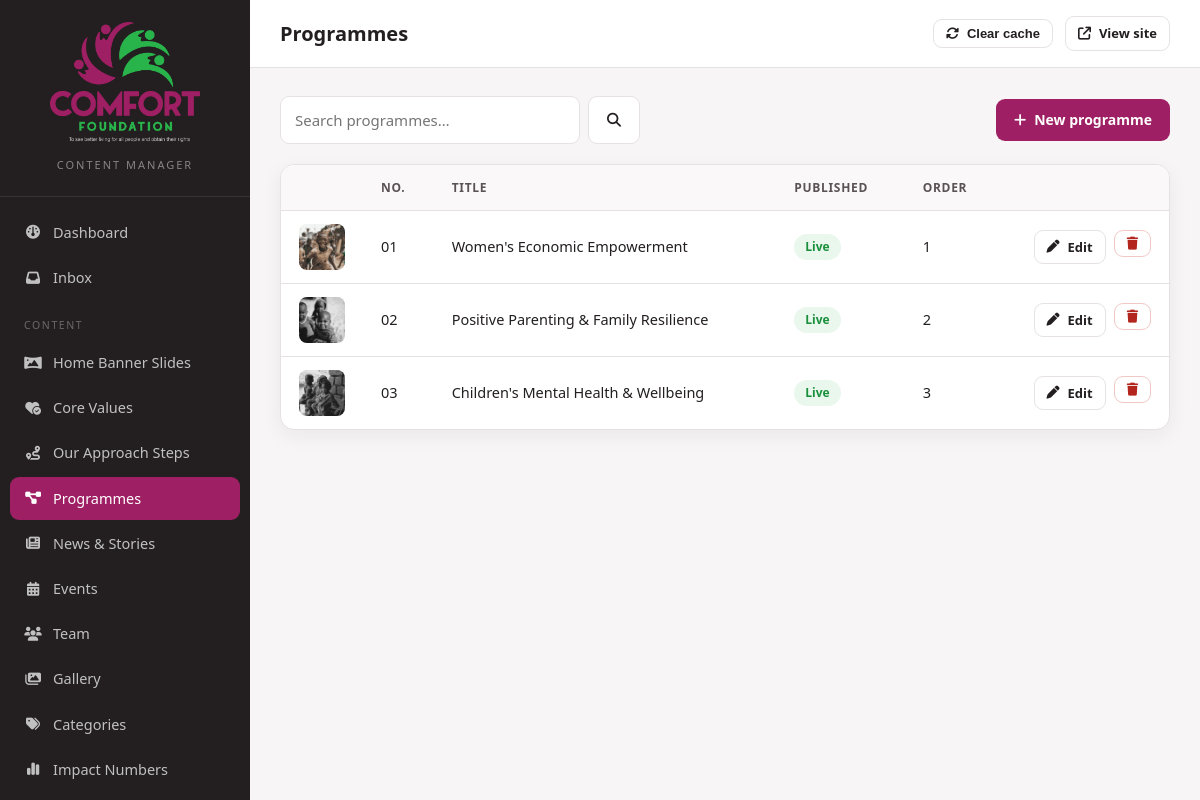
Screenshot of /admin/programs (signed in) with the database file from the repository.
### tables this page shows
CREATE TABLE IF NOT EXISTS `programs` (
  `id`         INT UNSIGNED NOT NULL AUTO_INCREMENT,
  `slug`       VARCHAR(160) NOT NULL,
  `number`     VARCHAR(8)   NOT NULL DEFAULT '',
  `title`      VARCHAR(190) NOT NULL,
  `icon`       VARCHAR(60)  NOT NULL DEFAULT 'icon-education',
  `summary`    TEXT         NULL,
  `body`       MEDIUMTEXT   NULL,
  `image`      VARCHAR(255) NULL,
  `goal_amount`   DECIMAL(12,2) NOT NULL DEFAULT 0,
  `raised_amount` DECIMAL(12,2) NOT NULL DEFAULT 0,
  `is_published`  TINYINT(1) NOT NULL DEFAULT 1,
  `sort_order` INT          NOT NULL DEFAULT 0,
  `created_at` DATETIME     NOT NULL DEFAULT CURRENT_TIMESTAMP,
  `updated_at` DATETIME     NOT NULL DEFAULT CURRENT_TIMESTAMP ON UPDATE CURRENT_TIMESTAMP,
  PRIMARY KEY (`id`),
  UNIQUE KEY `uq_programs_slug` (`slug`),
  KEY `ix_programs_pub` (`is_published`,`sort_order`)
);

### app/helpers.php (called while the page is built, shortened)
<?php
function e($value): string
{
    return htmlspecialchars((string) $value, ENT_QUOTES | ENT_SUBSTITUTE, 'UTF-8');
}
function excerpt(?string $text, int $limit = 140, string $tail = '…'): string
{
    $text = trim(preg_replace('/\s+/u', ' ', strip_tags((string) $text)));
    if ($text === '' || mb_strlen($text) <= $limit) {
        return $text;
    }
    $cut = mb_substr($text, 0, $limit);
    return rtrim($cut, " ,.;:-") . $tail;
}
function base_path(): string
{
    $configured = (string) ($GLOBALS['cf_config']['base_path'] ?? '');
    static $auto = null;
    if ($auto === null) {
        $dir = rtrim(str_replace('\\', '/', dirname((string) ($_SERVER['SCRIPT_NAME'] ?? ''))), '/');
        if (str_ends_with($dir, '/admin')) {
            $dir = substr($dir, 0, -6);
        }
        $auto = ($dir === '/' || $dir === '.') ? '' : $dir;
    }
    return $auto;
}
function url(string $path = ''): string
{
    $path = ltrim($path, '/');
    return base_path() . '/' . $path;
}
function media(?string $path, string $fallback = 'assets/images/blog/one.webp'): string
{
    $path = trim((string) $path);
    return base_path() . '/' . ltrim($path, '/');
}
function get(string $key, string $default = ''): string
{
    $v = $_GET[$key] ?? $default;
    return is_string($v) ? trim($v) : $default;
}

### app/database.php (called while the page is built, shortened)
<?php
function db(): PDO
{
    static $pdo = null;
    if ($pdo instanceof PDO) {
        return $pdo;
    }
    $cfg = $GLOBALS['cf_config']['db'];
    $dsn = trim((string) ($cfg['dsn'] ?? ''));
    if ($dsn === '') {
        $dsn = sprintf(
            'mysql:host=%s;dbname=%s;charset=%s',
            $cfg['host'],
            $cfg['name'],
            $cfg['charset'] ?? 'utf8mb4'
        );
    }
    try {
        $pdo = new PDO($dsn, $cfg['user'], $cfg['pass'], [
            PDO::ATTR_ERRMODE            => PDO::ERRMODE_EXCEPTION,
            PDO::ATTR_DEFAULT_FETCH_MODE => PDO::FETCH_ASSOC,
            PDO::ATTR_EMULATE_PREPARES   => false,
            PDO::ATTR_STRINGIFY_FETCHES  => false,
        ]);
    } catch (PDOException $e) {
        error_log('[Comfort Foundation] DB connection failed: ' . $e->getMessage());
        if (!empty($GLOBALS['cf_config']['debug'])) {
            http_response_code(500);
            exit('Database connection failed: ' . htmlspecialchars($e->getMessage(), ENT_QUOTES, 'UTF-8'));
        }
        http_response_code(503);
        exit('The site is temporarily unavailable. Please try again shortly.');
    }
    return $pdo;
}
function q(string $sql, array $params = []): PDOStatement
{
    $stmt = db()->prepare($sql);
    $stmt->execute($params);
    return $stmt;
}
function all(string $sql, array $params = []): array
{
    return q($sql, $params)->fetchAll();
}
function scalar(string $sql, array $params = [], $default = null)
{
    $v = q($sql, $params)->fetchColumn();
    return $v === false ? $default : $v;
}

### admin/views/list.php (the view, shortened to what this page needs)
<?php
$perPage = 25;
$page    = max(1, (int) get('page', '1'));
$search  = get('q');
$where = '';
$params = [];
$total = (int) scalar('SELECT COUNT(*) FROM `' . $def['table'] . '`' . $where, $params, 0);
$pages = max(1, (int) ceil($total / $perPage));
$page  = min($page, $pages);
$rows  = all(
    'SELECT * FROM `' . $def['table'] . '`' . $where . ' ORDER BY ' . $def['order']
    . ' LIMIT ' . $perPage . ' OFFSET ' . (($page - 1) * $perPage),
    $params
);
$imageField = null;
foreach ($def['fields'] as $n => $f) {
    if ($f['type'] === 'image') { $imageField = $n; break; }
}
?>
<div class="bar">
    <form method="get" action="<?= e(url('admin/' . $section)) ?>" style="display:flex;gap:8px;max-width:360px;flex:1">
        <input type="search" name="q" value="<?= e($search) ?>" placeholder="Search <?= e(strtolower($def['label'])) ?>…">
        <button class="btn btn--ghost" type="submit"><i class="fa-solid fa-magnifying-glass"></i></button>
    </form>
    <a class="btn" href="<?= e(url('admin/' . $section . '/create')) ?>"><i class="fa-solid fa-plus"></i> New <?= e(strtolower($def['singular'])) ?></a>
</div>
<div class="card card--pad0">
<?php if (!$rows): ?>
    <div class="empty">
        <i class="fa-solid <?= e($def['icon']) ?>"></i>
        <p><?= $search !== '' ? 'Nothing matched that search.' : 'No ' . strtolower($def['label']) . ' yet.' ?></p>
        <a class="btn" href="<?= e(url('admin/' . $section . '/create')) ?>" style="margin-top:14px"><i class="fa-solid fa-plus"></i> Add the first one</a>
    </div>
<?php else: ?>
<table>
    <thead>
        <tr>
            <?php if ($imageField): ?><th style="width:70px"></th><?php endif; ?>
            <?php foreach ($def['columns'] as $label): ?><th><?= e($label) ?></th><?php endforeach; ?>
            <th style="width:170px"></th>
        </tr>
    </thead>
    <tbody>
    <?php foreach ($rows as $r): ?>
        <tr>
            <?php if ($imageField): ?>
            <td>
                <?php if (!empty($r[$imageField])): ?>
                <img class="thumb" src="<?= e(media($r[$imageField])) ?>" alt="">
                <?php else: ?>
                <span class="thumb" style="display:flex;align-items:center;justify-content:center;color:#ccc"><i class="fa-regular fa-image"></i></span>
                <?php endif; ?>
            </td>
            <?php endif; ?>
            <?php foreach (array_keys($def['columns']) as $c): ?>
            <td>
                <?php
                $v = $r[$c] ?? '';
                if ($c === 'is_published') {
                    echo $v ? '<span class="pill pill--on">Live</span>' : '<span class="pill pill--off">Draft</span>';
                } elseif (in_array($c, ['published_at', 'starts_at', 'created_at'], true)) {
                    echo e($v ? fmt_date($v, 'j M Y') : '—');
                } elseif ($c === 'website' && $v) {
                    echo '<a href="' . e($v) . '" target="_blank" rel="noopener">' . e(excerpt($v, 34)) . '</a>';
                } else {
                    echo e(excerpt((string) $v, 68)) ?: '—';
                }
                ?>
            </td>
            <?php endforeach; ?>
            <td>
                <div class="actions">
                    <a class="btn btn--ghost btn--sm" href="<?= e(url('admin/' . $section . '/edit')) ?>?id=<?= (int) $r['id'] ?>"><i class="fa-solid fa-pen"></i> Edit</a>
                    <form method="post" action="<?= e(url('admin/' . $section . '/delete')) ?>" style="display:inline">
                        <button class="btn btn--danger btn--sm" type="submit"
                                data-confirm="Delete this <?= e(strtolower($def['singular'])) ?>? This cannot be undone.">
                            <i class="fa-solid fa-trash"></i>
                        </button>
                    </form>
                </div>
            </td>
        </tr>
    <?php endforeach; ?>
    </tbody>
</table>
<?php endif; ?>
</div>

### admin/assets/admin.css (style rules this page uses)
:root { --magenta:#9E1F63; --magenta-dark:#7A1749; --magenta-soft:#F6E9F0; --green:#21B24B; --green-dark:#1A8F3C; --green-soft:#E9F7ED; --ink:#231F20; --ink-soft:#5A5254; --line:#E6E2E4; --bg:#F7F5F6; --radius:14px; --shadow:0 6px 20px rgba(35,31,32,.06); }
* { box-sizing:border-box }
body { margin:0;background:var(--bg);color:var(--ink); font:15px/1.6 system-ui,-apple-system,"Segoe UI",Roboto,sans-serif;-webkit-font-smoothing:antialiased }
a { color:var(--magenta);text-decoration:none }
.card { background:#fff;border:1px solid var(--line);border-radius:var(--radius);box-shadow:var(--shadow);padding:24px;margin-bottom:22px }
.card--pad0 { padding:0;overflow:hidden }
.btn { display:inline-flex;align-items:center;gap:8px;border:0;border-radius:9px;cursor:pointer; padding:10px 18px;font-size:14px;font-weight:600;background:var(--magenta);color:#fff;transition:.2s }
.btn--ghost { background:#fff;color:var(--ink);border:1px solid var(--line) }
.btn--danger { background:#fff;color:#B3261E;border:1px solid #f0c9c6 }
.btn--sm { padding:6px 12px;font-size:13px }
table { width:100%;border-collapse:collapse;font-size:14.5px }
th,td { padding:13px 18px;text-align:left;border-bottom:1px solid var(--line);vertical-align:middle }
th { background:#faf8f9;font-size:12px;letter-spacing:.7px;text-transform:uppercase;color:var(--ink-soft);font-weight:700 }
tbody tr:last-child td { border-bottom:0 }
td .thumb { width:46px;height:46px;object-fit:cover;border-radius:8px;background:var(--bg);display:block }
.actions { display:flex;gap:8px;justify-content:flex-end }
.pill { display:inline-block;padding:3px 11px;border-radius:20px;font-size:12px;font-weight:700 }
.pill--on { background:var(--green-soft);color:var(--green-dark) }
input[type=text],input[type=email],input[type=password],input[type=number],input[type=url], input[type=date],input[type=datetime-local],input[type=search],textarea,select { width:100%;padding:11px 14px;border:1px solid var(--line);border-radius:9px;font:inherit; background:#fff;color:var(--ink);transition:.15s }
.bar { display:flex;align-items:center;justify-content:space-between;gap:14px;margin-bottom:20px;flex-wrap:wrap }

### rows the page displays
programs: image (picture), number "01", title "Women's Economic Empowerment", is_published "Live", sort_order "1"
programs: image (picture), number "02", title "Positive Parenting & Family Resilience", is_published "Live", sort_order "2"
programs: image (picture), number "03", title "Children's Mental Health & Wellbeing", is_published "Live", sort_order "3"

### other values shown
$def['label'] "Home Banner Slides"
$def['label'] "Core Values"
$def['label'] "Our Approach Steps"
$def['label'] "Programmes"
$def['label'] "News & Stories"
$def['label'] "Events"
$def['label'] "Team"
$def['label'] "Gallery"
$def['label'] "Categories"
$def['label'] "Impact Numbers"
$title "Programmes"
$def['singular'] "programme"
$label "NO."
$label "TITLE"
$label "PUBLISHED"
